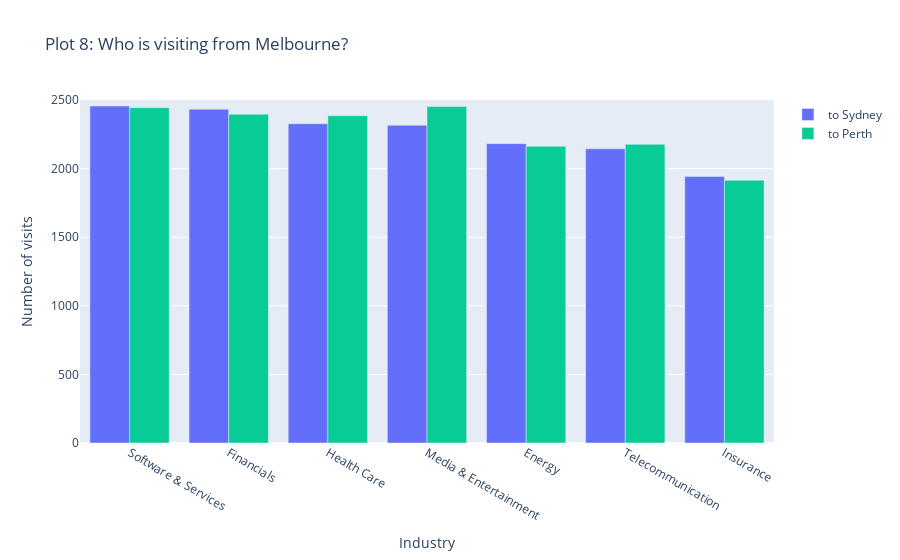

This figure's notebook cell:
### Markdown cell above
# Members from Melbourne

### Code cell
# who's leaving Melborune?
plot8 = df[df['headquarter_location'] == 'Melbourne'].groupby('industry')[['visits_sydney','visits_perth']].sum().sort_values('visits_sydney',ascending=False)

labels_x = ['to Sydney','to Perth',]
fig = go.Figure(data=[
    go.Bar(name='to Sydney', x=plot8['visits_sydney'].index, y=plot8['visits_sydney']),
    go.Bar(name='to Perth', x=plot8['visits_perth'].index, y=plot8['visits_perth'],marker_color=colors[2])

])

fig.update_layout(
    title='Plot 8: Who is visiting from Melbourne?',
    yaxis=dict(title='Number of visits', range=[0, 2500]),
    xaxis=dict(title='Industry'),
    barmode='group'
)
fig.show()

### Figure 1 — Plotly figure (JSON) as saved in the notebook; plotly's stock layout.template omitted (floating-point values rounded to 4 significant figures)
{"data": [{"name": "to Sydney", "type": "bar", "x": ["Software & Services", "Financials", "Health Care", "Media & Entertainment", "Energy", "Telecommunication", "Insurance"], "y": [2456, 2433, 2327, 2316, 2182, 2144, 1943]}, {"marker": {"color": "#09cb96"}, "name": "to Perth", "type": "bar", "x": ["Software & Services", "Financials", "Health Care", "Media & Entertainment", "Energy", "Telecommunication", "Insurance"], "y": [2444, 2396, 2385, 2452, 2162, 2177, 1915]}], "layout": {"barmode": "group", "title": {"text": "Plot 8: Who is visiting from Melbourne?"}, "xaxis": {"title": {"text": "Industry"}}, "yaxis": {"range": [0, 2500], "title": {"text": "Number of visits"}}}}
